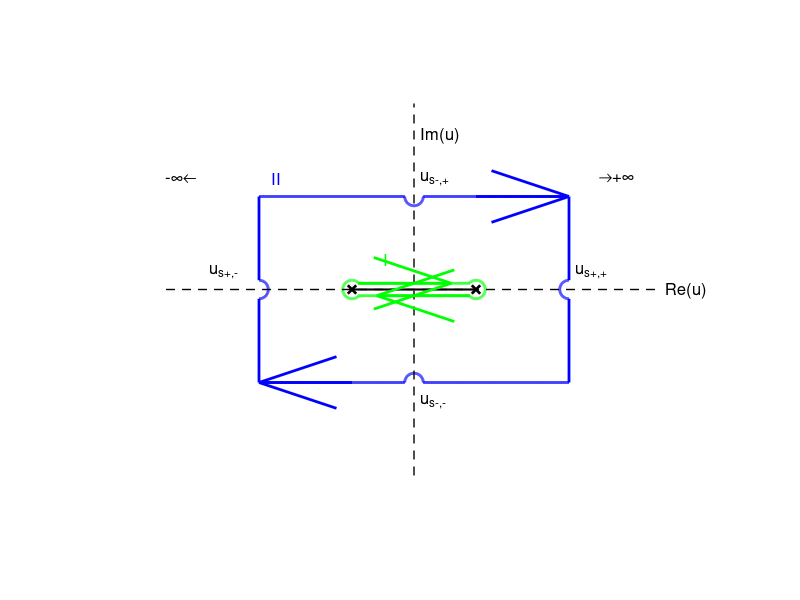

The MATLAB source for this figure:
% Paint_SaddleContour.m
% Paints saddle point integration contour

clear all
close all


x1=-0.9:0.01:0.9;
y1=0.1+0*x1;

x2=x1;
y2=-0.1+0*x2;

angle3a=atan(-0.1/-0.1)+pi/2;
angle3b=atan(-0.1/0.1)-pi/2;

angle3=angle3b:0.01:angle3a;

x3=0.15*cos(angle3)+1;
y3=0.15*sin(angle3);

x5=0.15*cos(angle3)-2.5;
y5=0.15*sin(angle3);

angle4a=atan(0.1/0.1);
angle4b=2*pi-angle4a;

angle4=angle4a:0.01:angle4b;

x4=0.15*cos(angle4)-1;
y4=0.15*sin(angle4);

x6=0.15*cos(angle4)+2.5;
y6=0.15*sin(angle4);

anglespla=-pi;
anglesplb=0;
anglespl=anglespla:0.01:anglesplb;
xspl=0.15*cos(anglespl);
yspl=0.15*sin(anglespl)+1.5;

anglesma=pi;
anglesmb=2*pi;
anglesm=anglesma:0.01:anglesmb;
xsm=0.15*cos(anglesm);
ysm=-0.15*sin(anglesm)-1.5;

x1spl=(-2.5:0.01:-0.15);
x2spl=(0.15:0.01:2.5);
y1spl=0*x1spl+1.5;
y2spl=0*x2spl+1.5;

x1sm=(-2.5:0.01:-0.15);
x2sm=(0.15:0.01:2.5);
y1sm=0*x1sm-1.5;
y2sm=0*x2sm-1.5;

anglesplab=-pi/2;
anglesplbb=pi/2;
anglesplb2=anglesplab:0.01:anglesplbb;
xsplb=-0.15*cos(anglesplb2)+2.5;
ysplb=0.15*sin(anglesplb2)+0;

xsplbm=0.15*cos(anglesplb2)-2.5;
ysplbm=0.15*sin(anglesplb2)+0;

x1splb=[2.5,2.5];
y1splb=[1.5,0.15];
x2splb=[2.5,2.5];
y2splb=[-1.5,-0.15];

x3splb=-[2.5,2.5];
y3splb=[1.5,0.15];
x4splb=-[2.5,2.5];
y4splb=[-1.5,-0.15];

plot(x1,y1,'g-','Linewidth',2)
hold on
plot(x2,y2,'g-','Linewidth',2)
plot(x3,y3,'g-','Linewidth',2)
plot(x4,y4,'g-','Linewidth',2)
%plot(x5,y5,'b-','Linewidth',2)
%plot(x6,y6,'b-','Linewidth',2)

plot(xspl,yspl,'b-','Linewidth',2)
plot(xsm,ysm,'b-','Linewidth',2)

plot(x1spl,y1spl,'b-','Linewidth',2)
plot(x2spl,y2spl,'b-','Linewidth',2)

plot(x1sm,y1sm,'b-','Linewidth',2)
plot(x2sm,y2sm,'b-','Linewidth',2)

%plot(xc1,yc1,'b-','Linewidth',2)
%plot(xc2,yc2,'b-','Linewidth',2)

%plot(xc3,yc3,'b-','Linewidth',2)
%plot(xc4,yc4,'b-','Linewidth',2)


plot(xsplb,ysplb,'b-','Linewidth',2)
plot(xsplbm,ysplbm,'b-','Linewidth',2)

plot(x1splb,y1splb,'b-','Linewidth',2)
plot(x2splb,y2splb,'b-','Linewidth',2)

plot(x3splb,y3splb,'b-','Linewidth',2)
plot(x4splb,y4splb,'b-','Linewidth',2)

plot([-4 4],[0 0],'k--','Linewidth',1)
plot([0 0],[-3 3],'k--','Linewidth',1)

plot(1,0,'kx','Linewidth',2)
plot(-1,0,'kx','Linewidth',2)

plot([-1,1],[0,0],'k-','LineWidth',1.5)

text(4.05,0,'Re(u)','Fontsize',12)
text(0.1,2.5,'Im(u)','Fontsize',12)

text(3.0,1.8,'\rightarrow+\infty','Fontsize',12)
text(-4,1.8,'-\infty\leftarrow','Fontsize',12)

text(0.1,1.8,'u_{s-,+}','Fontsize',12)
text(0.1,-1.8,'u_{s-,-}','Fontsize',12)

text(-3.3,0.3,'u_{s+,-}','Fontsize',12)
text(2.6,0.3,'u_{s+,+}','Fontsize',12)


text(-0.5,0.5,'I','Fontsize',12,'Color','g')
text(-2.3,1.8,'II','Fontsize',12,'Color','b')

quiver(1,1.5,1.5,0,'Linewidth',2,'Color','b','MaxHeadSize',0.5,'AutoScaleFactor',1)
quiver(-1,-1.5,-1.5,0,'Linewidth',2,'Color','b','MaxHeadSize',0.5,'AutoScaleFactor',1)

quiver(-0.9,0.1,1.5,0,'Linewidth',2,'Color','g','MaxHeadSize',0.5,'AutoScaleFactor',1)
quiver(0.9,-0.1,-1.5,0,'Linewidth',2,'Color','g','MaxHeadSize',0.5,'AutoScaleFactor',1)

xlim([-5 5])
ylim([-3 3])

pbaspect([5 3 1])
set(gcf,'Color','w')

axis off
print('pngs/Fig_contour.png','-dpng','-r600')
